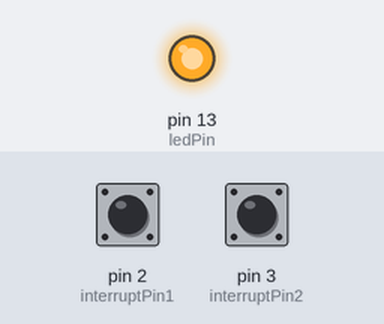
The sketch below on a simulated Arduino Uno, built with avr-gcc and run on an emulated ATmega328P. On the bench: output pins drawn as LEDs (lit = HIGH). The test bench sets the inputs (shaded band); at power-on: pin 2 (interruptPin1) HIGH, pin 3 (interruptPin2) HIGH. What the sketch prints to the serial monitor is not drawn.

Above: at 1.2 s.
1.3 s: pin 2 (interruptPin1) pulled LOW for 0.15 s
At 1.37 s:
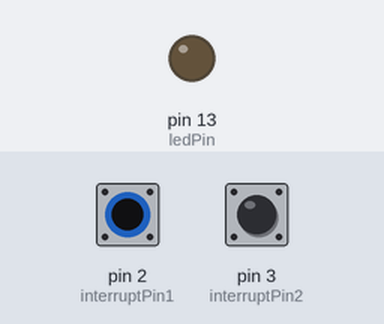
2.9 s: pin 2 (interruptPin1) pulled LOW for 3.2 s
At 6.6 s:
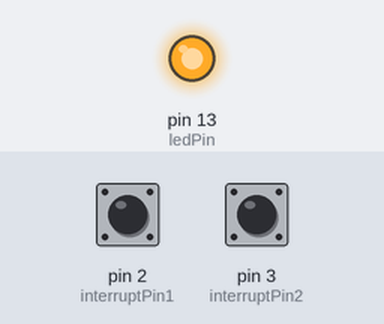
7.6 s: pin 3 (interruptPin2) pulled LOW for 3.2 s
At 8.9 s:
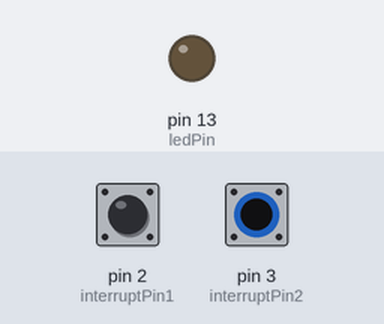
Timing chart, 0 to 12.3 s (numbered marks = the images above; inputs shaded):
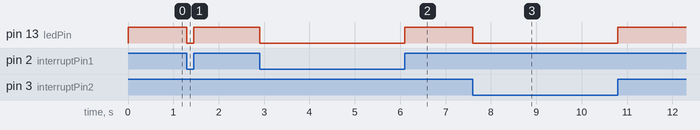

Measured:
- after the input at 1.3 s, pin 13 (ledPin): HIGH → LOW at once, → HIGH 0.15 s later
- after the input at 2.9 s, pin 13 (ledPin): HIGH → LOW at once, → HIGH 3.2 s later
- after the input at 7.6 s, pin 13 (ledPin): HIGH → LOW at once, → HIGH 3.2 s later

The sketch:

ISR-Simple.ino
```cpp
const byte ledPin = 13;
const byte interruptPin1 = 2;
const byte interruptPin2 = 3;
volatile byte state1 = HIGH;
volatile byte state2 = HIGH;
int N1 = 0;
int N2 = 0;
void setup() {
  pinMode(ledPin, OUTPUT);
  pinMode(interruptPin1, INPUT_PULLUP);
  attachInterrupt(digitalPinToInterrupt(interruptPin1), blink1, CHANGE);
  pinMode(interruptPin2, INPUT_PULLUP);
  attachInterrupt(digitalPinToInterrupt(interruptPin2), blink2, CHANGE);
  digitalWrite(ledPin, state1);
  digitalWrite(ledPin, state2);
  Serial.begin(9600);
}

void loop() {
  Serial.print("Working hard...");
  delay(1000);
  Serial.print("Left distance = ");
  float distance1 = (N1/384.0)*21.4;
  Serial.print(distance1);
  Serial.print(" cm;");
  Serial.print("Right distance = ");
  float distance2 = (N2/384.0)*21.4;
  Serial.print(distance2);
  Serial.println(" cm;");

}

void blink1() {
  N1=N1+1;
  state1 = !state1;
  digitalWrite(ledPin, state1);
}

void blink2() {
  N2=N2+1;
  state2 = !state2;
  digitalWrite(ledPin, state2);
}
```
